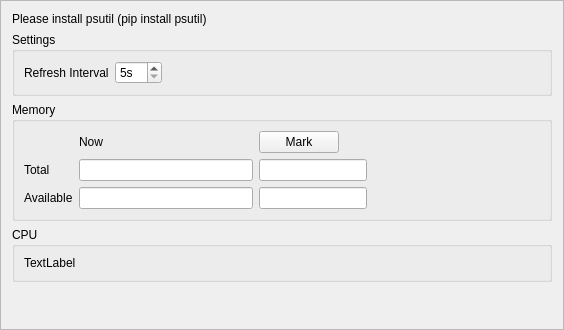
<?xml version="1.0" encoding="UTF-8"?>
<ui version="4.0">
 <class>Frame</class>
 <widget class="QFrame" name="Frame">
  <property name="geometry">
   <rect>
    <x>0</x>
    <y>0</y>
    <width>564</width>
    <height>330</height>
   </rect>
  </property>
  <property name="windowTitle">
   <string>Frame</string>
  </property>
  <property name="frameShape">
   <enum>QFrame::StyledPanel</enum>
  </property>
  <property name="frameShadow">
   <enum>QFrame::Raised</enum>
  </property>
  <layout class="QVBoxLayout" name="verticalLayout">
   <item>
    <widget class="QLabel" name="labelPSUTIL">
     <property name="text">
      <string>Please install psutil (pip install psutil)</string>
     </property>
    </widget>
   </item>
   <item>
    <widget class="QgsCollapsibleGroupBox" name="mGroupBox_3">
     <property name="title">
      <string>Settings</string>
     </property>
     <layout class="QHBoxLayout" name="horizontalLayout">
      <item>
       <widget class="QLabel" name="label">
        <property name="text">
         <string>Refresh Interval</string>
        </property>
       </widget>
      </item>
      <item>
       <widget class="QSpinBox" name="spinBox">
        <property name="suffix">
         <string>s</string>
        </property>
        <property name="minimum">
         <number>5</number>
        </property>
        <property name="maximum">
         <number>60</number>
        </property>
       </widget>
      </item>
      <item>
       <spacer name="horizontalSpacer">
        <property name="orientation">
         <enum>Qt::Horizontal</enum>
        </property>
        <property name="sizeHint" stdset="0">
         <size>
          <width>40</width>
          <height>20</height>
         </size>
        </property>
       </spacer>
      </item>
     </layout>
    </widget>
   </item>
   <item>
    <widget class="QgsCollapsibleGroupBox" name="mGroupBox">
     <property name="title">
      <string>Memory</string>
     </property>
     <property name="collapsed">
      <bool>false</bool>
     </property>
     <layout class="QGridLayout" name="gridLayout">
      <item row="2" column="2">
       <widget class="QPushButton" name="pushButton">
        <property name="text">
         <string>Mark</string>
        </property>
       </widget>
      </item>
      <item row="5" column="2" colspan="2">
       <widget class="QLineEdit" name="lineEdit_3"/>
      </item>
      <item row="6" column="2" colspan="2">
       <widget class="QLineEdit" name="lineEdit_4"/>
      </item>
      <item row="2" column="3">
       <widget class="QLabel" name="label_6">
        <property name="text">
         <string>&lt;time-stamp&gt;</string>
        </property>
       </widget>
      </item>
      <item row="5" column="0">
       <widget class="QLabel" name="label_4">
        <property name="text">
         <string>Total</string>
        </property>
       </widget>
      </item>
      <item row="5" column="1">
       <widget class="QLineEdit" name="lineEdit"/>
      </item>
      <item row="2" column="1">
       <widget class="QLabel" name="label_5">
        <property name="text">
         <string>Now</string>
        </property>
       </widget>
      </item>
      <item row="6" column="0">
       <widget class="QLabel" name="label_2">
        <property name="text">
         <string>Available</string>
        </property>
       </widget>
      </item>
      <item row="6" column="1">
       <widget class="QLineEdit" name="lineEdit_2"/>
      </item>
      <item row="2" column="4">
       <spacer name="horizontalSpacer_2">
        <property name="orientation">
         <enum>Qt::Horizontal</enum>
        </property>
        <property name="sizeHint" stdset="0">
         <size>
          <width>40</width>
          <height>20</height>
         </size>
        </property>
       </spacer>
      </item>
     </layout>
    </widget>
   </item>
   <item>
    <widget class="QgsCollapsibleGroupBox" name="mGroupBox_2">
     <property name="title">
      <string>CPU</string>
     </property>
     <layout class="QHBoxLayout" name="horizontalLayout_3">
      <item>
       <widget class="QLabel" name="label_3">
        <property name="text">
         <string>TextLabel</string>
        </property>
       </widget>
      </item>
     </layout>
    </widget>
   </item>
   <item>
    <spacer name="verticalSpacer">
     <property name="orientation">
      <enum>Qt::Vertical</enum>
     </property>
     <property name="sizeHint" stdset="0">
      <size>
       <width>20</width>
       <height>40</height>
      </size>
     </property>
    </spacer>
   </item>
  </layout>
 </widget>
 <customwidgets>
  <customwidget>
   <class>QgsCollapsibleGroupBox</class>
   <extends>QGroupBox</extends>
   <header>qgscollapsiblegroupbox.h</header>
   <container>1</container>
  </customwidget>
 </customwidgets>
 <resources/>
 <connections/>
</ui>
